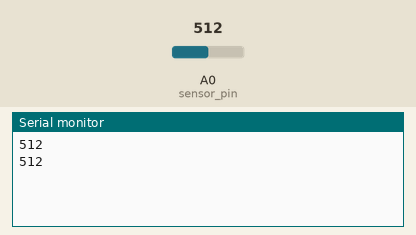
Bench run of a sketch on a simulated Arduino Uno, built with avr-gcc and run on an emulated ATmega328P. Shown: the last lines printed to the serial monitor. The test bench sets the inputs (shaded band); at power-on: A0 (sensor_pin) = 512.

Above: at 1.8 s.
1.9 s: A0 (sensor_pin) set to 716
At 2.8 s:
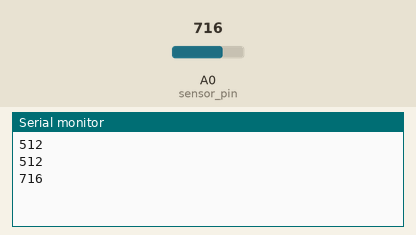
3.4 s: A0 (sensor_pin) set to 900
At 4.6 s:
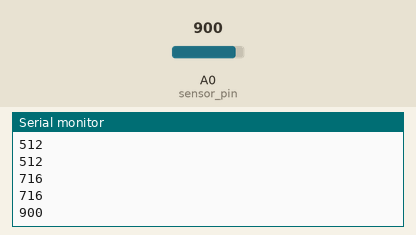
Timing chart, 0 to 6.4 s (numbered marks = the images above; inputs shaded):
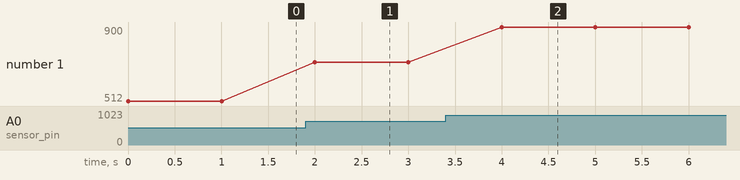

Measured:
- after the input at 1.9 s, the serial monitor: prints a new line after 0.10 s (image 1)
- after the input at 3.4 s, the serial monitor: prints a new line after 0.60 s (image 2)
- plotted number 1: 512 → 716 after the input at 1.9 s, 716 → 900 after the input at 3.4 s

The sketch:

moisture_sensor.ino
```cpp
int sensor_pin = A0;
int sensor_val = 0;

void setup() {
  Serial.begin(9600);
  pinMode(sensor_pin, INPUT);
}

void loop() {
  sensor_val = analogRead(sensor_pin);
  Serial.println(sensor_val);
  delay(1000);
}
```
